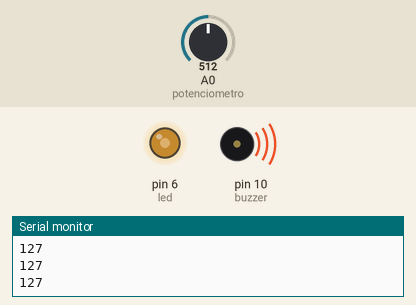
Recording of a sketch running on a simulated Arduino Uno, built with avr-gcc and run on an emulated ATmega328P. Parts: output pins drawn as LEDs (lit = HIGH), buzzer (waves = sounding), the last lines printed to the serial monitor. The inputs (shaded band) are chosen by the test bench; at power-on: A0 (potenciometro) = 512.

Above: at 1.3 s.
1.4 s: A0 (potenciometro) set to 0
At 2.7 s:
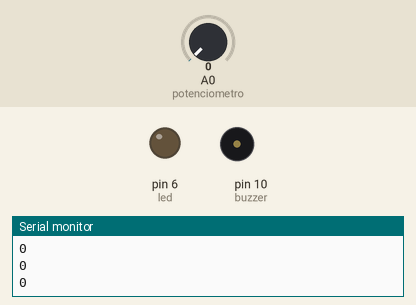
3.0 s: A0 (potenciometro) set to 122
At 3.4 s:
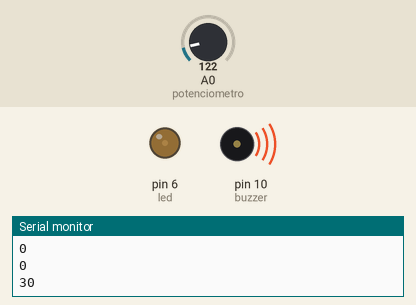
6.0 s: A0 (potenciometro) set to 716
At 6.4 s:
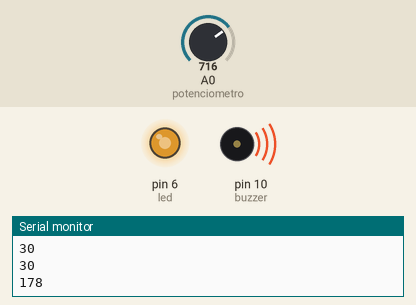
9.0 s: A0 (potenciometro) set to 900
At 9.4 s:
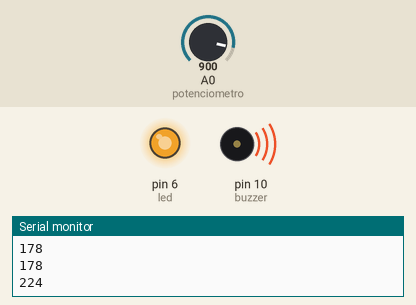
12.0 s: A0 (potenciometro) set to 511
At 12.3 s:
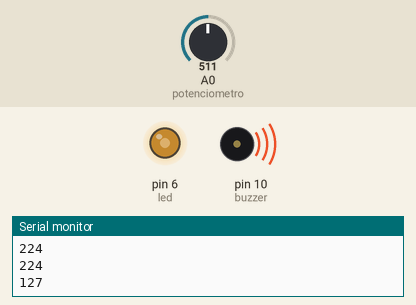
Timing chart, 0 to 15.0 s (numbered marks = the images above; inputs shaded):
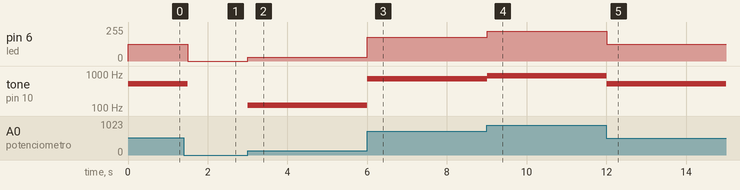

The sketch:

setembro.ino
```cpp
#define potenciometro A0
   // define armazena na memória flash
   int led = 6;
   int buzzer = 10;
   long int var;

   void setup() {
     Serial.begin (9600);
     pinMode (led, OUTPUT);
     pinMode (buzzer, OUTPUT);
   }

   void loop() {
     // lendo
     var = analogRead (potenciometro);

     tone (buzzer, var, 500);

     // relendo
     var = map(var, 0, 1023, 0, 255);
     Serial.println (var);

     analogWrite (led, var);

     delay (500);
   }
```

Measured:
- after the input at 1.4 s, pin 6 (led): 127/255 → 0/255 after 0.10 s; tone on pin 10 (buzzer): 512 Hz → silent after 0.10 s
- after the input at 3.0 s, pin 6 (led): 0/255 → 30/255 at once; tone on pin 10 (buzzer): silent → 122 Hz at once
- after the input at 6.0 s, pin 6 (led): 30/255 → 178/255 at once; tone on pin 10 (buzzer): 122 Hz → 716 Hz at once
- after the input at 9.0 s, pin 6 (led): 178/255 → 224/255 at once; tone on pin 10 (buzzer): 716 Hz → 900 Hz at once
- after the input at 12.0 s, pin 6 (led): 224/255 → 127/255 at once; tone on pin 10 (buzzer): 900 Hz → 511 Hz at once
